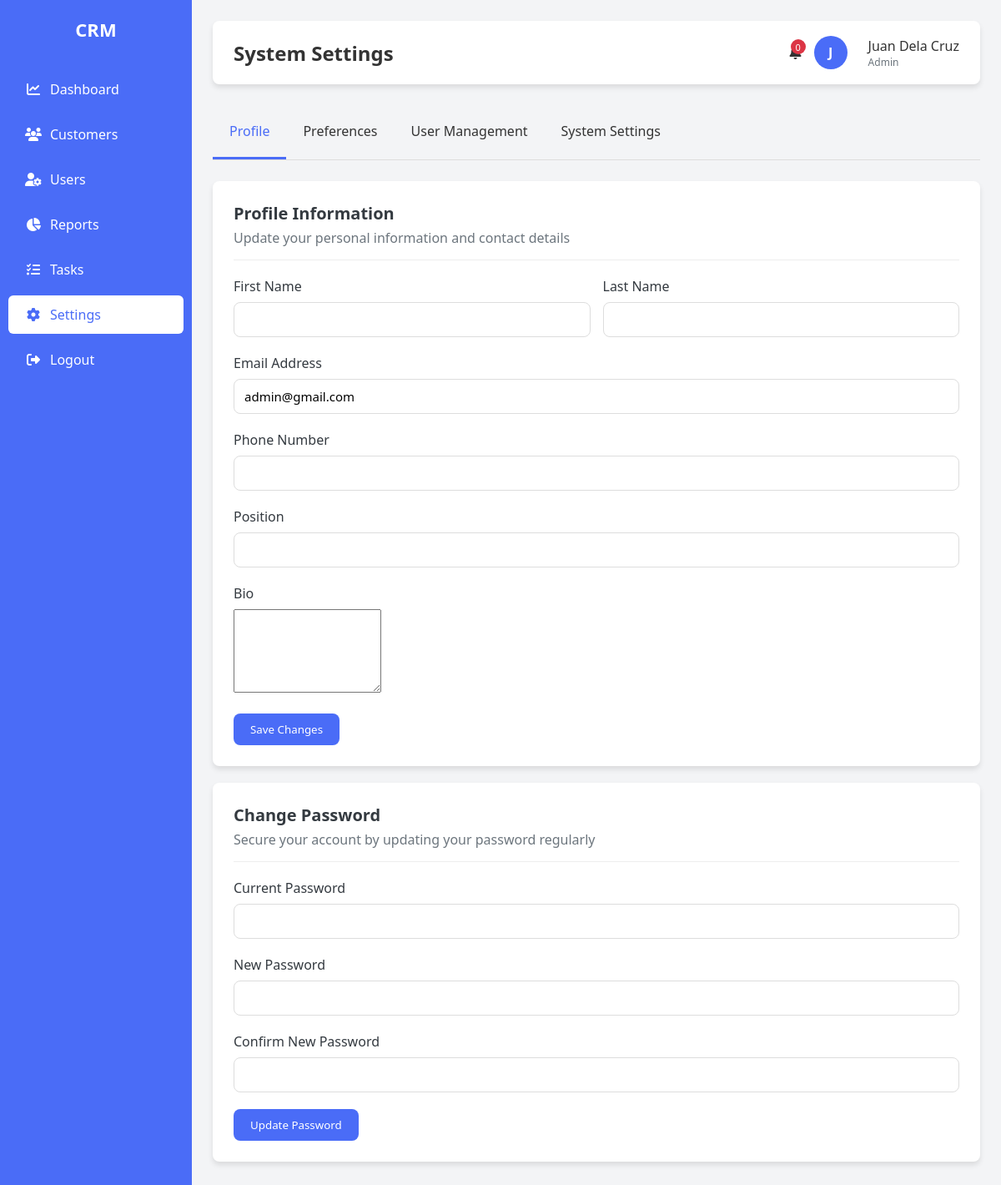
/settings.php (signed in), run on the app's committed database.
### tables this page shows
CREATE TABLE `users` (
  `id` int(11) NOT NULL,
  `name` varchar(100) NOT NULL,
  `email` varchar(100) NOT NULL,
  `password` varchar(255) NOT NULL,
  `role` enum('admin','user') DEFAULT 'user',
  `created_at` timestamp NOT NULL DEFAULT current_timestamp()
);

### functions.php (called while the page is built, shortened)
<?php
include 'config.php';
function getUserDetails($user_id) {
    global $conn;
    $sql = "SELECT * FROM users WHERE id = ?";
    $stmt = $conn->prepare($sql);
    $stmt->bind_param("i", $user_id);
    $stmt->execute();
    $result = $stmt->get_result();
    return $result->fetch_assoc();
}
?>

### settings.php (the view, shortened to what this page needs)
<?php
include 'config.php';
include 'functions.php';
$user_id = $_SESSION['user_id'];
$sql = "SELECT role, name FROM users WHERE id='$user_id' LIMIT 1";
$result = $conn->query($sql);
if ($result->num_rows > 0) {
    $user = $result->fetch_assoc();
    $role = $user['role'];
    $user_name = $user['name'];
} else {
    session_destroy();
    header("Location: login.php");
    exit();
}
$user_details = getUserDetails($_SESSION['user_id']);
?>
<!DOCTYPE html>
<html lang="en">
<head>
   <link rel="stylesheet" href="https://cdnjs.cloudflare.com/ajax/libs/font-awesome/6.4.0/css/all.min.css">
    <link rel="stylesheet" href="settings/settings.css">
</head>
<body>
    <div class="sidebar">
        <h2>CRM</h2>
        <a href="dashboard.php"><i class="fas fa-chart-line"></i> <span>Dashboard</span></a>
        <a href="customers.php"><i class="fas fa-users"></i> <span>Customers</span></a>
        <?php if ($role === 'admin') : ?>
            <a href="users.php"><i class="fas fa-user-cog"></i> <span>Users</span></a>
            <a href="reports.php" ><i class="fas fa-chart-pie"></i> <span>Reports</span></a>
        <?php endif; ?>
        <a href="task.php"><i class="fas fa-tasks"></i> <span>Tasks</span></a>
        <a href="settings.php" class="active" ><i class="fas fa-cog"></i> <span>Settings</span></a>
        <a href="logout.php"><i class="fas fa-sign-out-alt"></i> <span>Logout</span></a>
    </div>
    <div class="main-content">
        <div class="header">
            <h2>System Settings</h2>
            <div class="header-actions">
                <div class="notification" id="notificationBell">
                    <span class="badge" id="notificationCount">0</span>
</div>
                <div class="user-profile">
                    <div class="user-avatar">
                        <?php echo strtoupper(substr($user_name, 0, 1)); ?>
                    </div>
                    <div>
                        <div style="font-weight: 500;"><?php echo htmlspecialchars($user_name); ?></div>
                        <div style="font-size: 12px; color: var(--secondary);"><?php echo ucfirst($role); ?></div>
                    </div>
                </div>
            </div>
        </div>
        <div class="settings-tabs">
            <div class="tab active" data-tab="profile">Profile</div>
            <div class="tab" data-tab="preferences">Preferences</div>
            <?php if ($role === 'admin') : ?>
            <div class="tab" data-tab="users">User Management</div>
            <div class="tab" data-tab="system">System Settings</div>
            <?php endif; ?>
        </div>
        <div class="tab-content active" id="profile">
            <div class="card">
                <div class="card-header">
                    <h2>Profile Information</h2>
                    <p>Update your personal information and contact details</p>
                </div>
                <form method="POST">
                    <div class="form-row">
                        <div class="form-group">
                            <label for="firstName">First Name</label>
                            <input type="text" id="firstName" name="first_name" value="<?php echo htmlspecialchars($user_details['first_name'] ?? ''); ?>" required>
                        </div>
                        <div class="form-group">
                            <label for="lastName">Last Name</label>
                            <input type="text" id="lastName" name="last_name" value="<?php echo htmlspecialchars($user_details['last_name'] ?? ''); ?>" required>
                         </div>
                    </div>
                    <div class="form-group">
                        <label for="email">Email Address</label>
                        <input type="email" id="email" name="email" value="<?php echo htmlspecialchars($user_details['email'] ?? ''); ?>" required>
                    </div>
                    <div class="form-group">
                        <label for="phone">Phone Number</label>
                        <input type="tel" id="phone" name="phone" value="<?php echo htmlspecialchars($user_details['phone'] ?? ''); ?>">
                    </div>
                    <div class="form-group">
                        <label for="position">Position</label>
                        <input type="text" id="position" name= "position" value="<?php echo htmlspecialchars($user_details['position'] ?? ''); ?>">
                    </div>
                    <div class="form-group">
                        <label for="bio">Bio</label>
                        <textarea id="bio" name="bio"><?php echo htmlspecialchars($user_details['bio'] ?? ''); ?></textarea>
                    </div>
                    <button type="submit" class="btn btn-primary">Save Changes</button>
                </form>
            </div>
            <div class="card">
                <div class="card-header">
                    <h2>Change Password</h2>
                    <p>Secure your account by updating your password regularly</p>
                </div>
                <form method="POST">
                    <div class="form-group">
                        <label for="currentPassword">Current Password</label>
                        <input type="password" id="currentPassword" name="current_password" required>
                    </div>
                    <div class="form-group">
                        <label for="newPassword">New Password</label>
                        <input type="password" id="newPassword" name="new_password" required>
                    </div>
                    <div class="form-group">
                        <label for="confirmPassword">Confirm New Password</label>
                        <input type="password" id="confirmPassword" name="confirm_password" required>
                    </div>
                    <button type="submit" class="btn btn-primary">Update Password</button>
                </form>
            </div>
        </div>
    </div>
</body>
</html>

### settings/settings.css (style rules this page uses)
:root { --primary: #4a6cf7; --primary-dark: #3a5ad9; --secondary: #6c757d; --success: #28a745; --warning: #ffc107; --danger: #dc3545; --light: #f8f9fa; --dark: #343a40; --sidebar-width: 230px; --border-radius: 8px; --box-shadow: 0 4px 6px rgba(0, 0, 0, 0.1); --transition: all 0.3s ease; }
* { margin: 0; padding: 0; box-sizing: border-box; font-family: 'Segoe UI', Tahoma, Geneva, Verdana, sans-serif; }
body { margin: 0; display: flex; min-height: 100vh; background: #f3f4f6; color: #333; }
.sidebar { width: var(--sidebar-width); background: var(--primary); color: white; display: flex; flex-direction: column; padding-top: 20px; transition: var(--transition); z-index: 1000; }
.sidebar h2 { text-align: center; margin-bottom: 30px; font-size: 22px; padding: 0 15px; }
.sidebar a { color: white; padding: 12px 20px; text-decoration: none; display: flex; align-items: center; transition: var(--transition); border-radius: 6px; margin: 4px 10px; }
.sidebar a i { margin-right: 10px; width: 20px; text-align: center; }
.sidebar a.active { background: white; color: var(--primary); }
.main-content { flex: 1; padding: 25px; overflow-y: auto; transition: var(--transition); }
.header { background: white; padding: 18px 25px; border-radius: var(--border-radius); box-shadow: var(--box-shadow); margin-bottom: 25px; display: flex; justify-content: space-between; align-items: center; }
.header h2 { margin: 0; font-size: 24px; color: #333; }
.header-actions { display: flex; align-items: center; gap: 15px; }
.header-actions .notification { position: relative; cursor: pointer; }
.header-actions .notification .badge { position: absolute; top: -5px; right: -5px; background: var(--danger); color: white; border-radius: 50%; width: 18px; height: 18px; font-size: 11px; display: flex; justify-content: center; align-items: center; }
.user-profile { display: flex; align-items: center; gap: 10px; }
.user-avatar { width: 40px; height: 40px; border-radius: 50%; background: var(--primary); color: white; display: flex; justify-content: center; align-items: center; font-weight: bold; }
.settings-tabs { display: flex; border-bottom: 1px solid #ddd; margin-bottom: 25px; }
.tab { padding: 20px; cursor: pointer; border-bottom: 3px solid transparent; transition: var(--transition); }
.tab.active { border-bottom: 3px solid var(--primary); color: var(--primary); font-weight: 500; }
.tab-content { display: none; }
.tab-content.active { display: block; }
.card { background: white; border-radius: var(--border-radius); box-shadow: var(--box-shadow); padding: 25px; margin-bottom: 20px; }
.card-header { margin-bottom: 20px; padding-bottom: 15px; border-bottom: 1px solid #eee; }
.card-header h2 { font-size: 20px; color: var(--dark); }
.card-header p { color: var(--secondary); margin-top: 5px; }
.form-group { margin-bottom: 20px; }
.form-group label { display: block; margin-bottom: 8px; font-weight: 500; color: var(--dark); }
.form-group input, .form-group select, .textarea { width: 100%; padding: 10px 12px; border: 1px solid #ddd; border-radius: var(--border-radius); font-size: 15px; }
.form-group textarea { min-height: 100px; resize: vertical; }
.form-row { display: flex; gap: 15px; }
.form-row .form-group { flex: 1; }
.btn { padding: 10px 20px; border: none; border-radius: var(--border-radius); cursor: pointer; font-weight: 500; transition: var(--); }
.btn-primary { background: var(--primary); color: white; }
.user-avatar { width: 40px; height: 40px; border-radius: 50%; background: var(--primary); color: white; display: flex; justify-content: center; align-items: center; font-weight: bold; margin-right: 15px; }

### data on the page
users: name "J", name "Juan Dela Cruz", role "Admin", email "admin@gmail.com"
